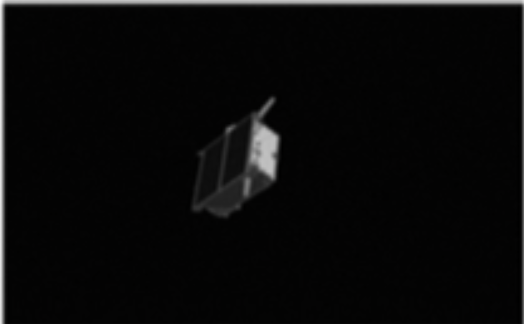
#> input picture assets/crop1.png, 524 x 324 px; its folder holds only this picture in this run
$ python mask.py
#> lines starting #> are read from the running program, lines starting #| are printed output that depends on the picture; after the words box and inside, x2 and y2 are one past the last pixel; in counts of white or black regions, pixels touching at a corner belong together
#> in process_image, img is the input picture: shape (324, 524, 3); mean B, G, R 9.5, 9.5, 9.5
import cv2
import numpy as np
from pathlib import Path


def segment_contour(img):
    gray = cv2.cvtColor(img, cv2.COLOR_BGR2GRAY)

    blurred = cv2.GaussianBlur(gray, (5, 5), 0)
    _, binary = cv2.threshold(blurred, 30, 255, cv2.THRESH_BINARY)
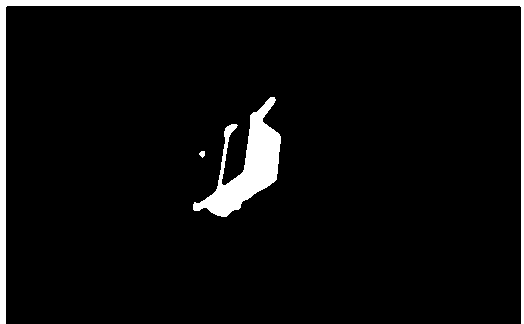
#> binary: shape (324, 524); 5.9% white; 3 white regions, box (x1, y1, x2, y2) and area: (0, 0, 524, 324) 6008, (193, 97, 281, 217) 3897, (199, 151, 205, 158) 30

    kernel = np.ones((3, 3), np.uint8)
    binary = cv2.morphologyEx(binary, cv2.MORPH_CLOSE, kernel, iterations=3)
#> binary: shape (324, 524); 5.9% white; 3 white regions, box (x1, y1, x2, y2) and area: (0, 0, 524, 324) 6008, (193, 97, 281, 217) 3933, (199, 151, 205, 158) 30
    binary = cv2.morphologyEx(binary, cv2.MORPH_OPEN, kernel, iterations=2)
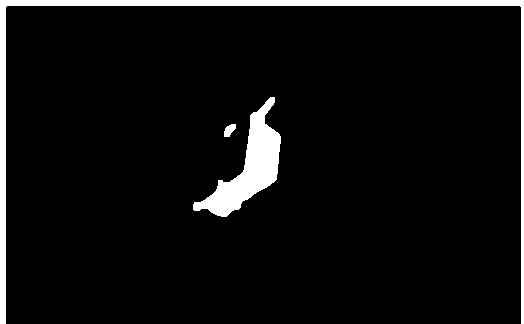
#> binary: shape (324, 524); 5.8% white; 3 white regions

    contours, _ = cv2.findContours(
        binary, cv2.RETR_EXTERNAL, cv2.CHAIN_APPROX_SIMPLE)
#> contours = 3 contours; box (x1, y1, x2, y2) and area: (0, 0, 524, 324) 4845, (193, 97, 281, 217) 3498, (224, 124, 236, 137) 86

    mask = np.zeros(img.shape[:2], dtype=np.uint8)
    if contours:
        largest = max(contours, key=cv2.contourArea)
#> largest = contour of 10 points, box (x1, y1, x2, y2) (0, 0, 524, 324), area 4845
        cv2.drawContours(mask, [largest], -1, 255, -1)
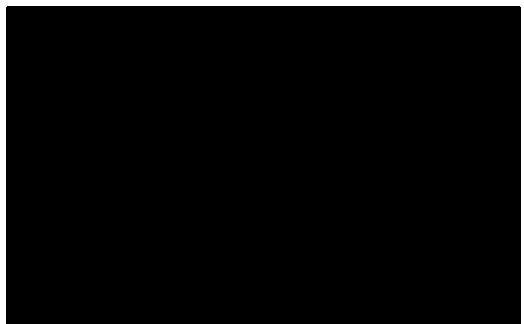
#> mask: shape (324, 524); 3.5% white; 1 white region, box (x1, y1, x2, y2) and area: (0, 0, 524, 324) 6008

    return mask


def apply_mask(img, mask):
    result = cv2.bitwise_and(img, img, mask=mask)
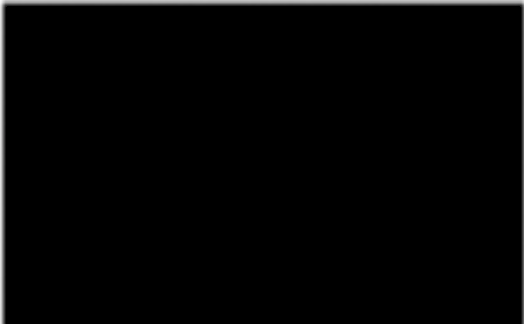
#> result: shape (324, 524, 3); mean B, G, R 4.2, 4.2, 4.2
    bg = np.ones_like(img) * 0
    mask_3ch = cv2.cvtColor(mask, cv2.COLOR_GRAY2BGR) / 255.0
    return (bg * (1 - mask_3ch) + result * mask_3ch).astype(np.uint8)


def process_image(input_path, output_path):
    img = cv2.imread(str(input_path))
    mask = segment_contour(img)
    result = apply_mask(img, mask)
    cv2.imwrite(str(output_path), result)
    return result, mask


def main():
    assets = Path("assets")
    output = Path("output")
    output.mkdir(exist_ok=True)

    # images to mask
    images = list(assets.glob("crop*")) + list(assets.glob("t2.*"))

    for img_path in sorted(images):
        out_path = output / f"{img_path.stem}_contour.png"
        result, mask = process_image(img_path, out_path)
        print(f"{img_path.name} -> {out_path.name}")


if __name__ == "__main__":
    main()

$ run again, on assets/crop4.png
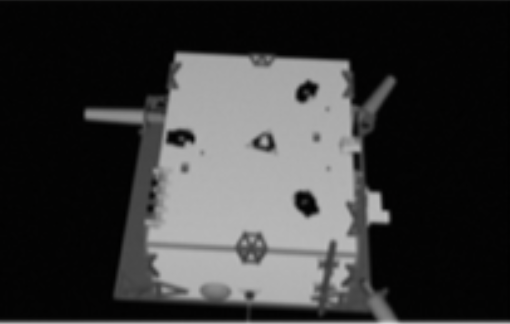
#> input picture assets/crop4.png, 510 x 324 px
#> in process_image, img is the input picture: shape (324, 510, 3); mean B, G, R 56, 56, 56
#> in segment_contour, `binary = cv2.morphologyEx(binary, cv2.MORPH_CLOSE, kernel, iterations=3)`:
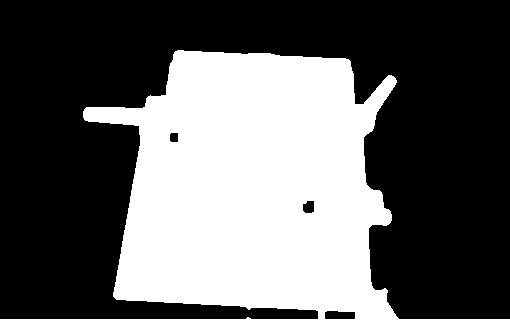
#> binary: shape (324, 510); 38.3% white; 1 white region, box (x1, y1, x2, y2) and area: (0, 50, 510, 324) 63350
#> contours = 1 contour; box (x1, y1, x2, y2) and area: (0, 50, 510, 324) 62698
#> largest = contour of 279 points, box (x1, y1, x2, y2) (0, 50, 510, 324), area 62698
#> in segment_contour, `cv2.drawContours(mask, [largest], -1, 255, -1)`:
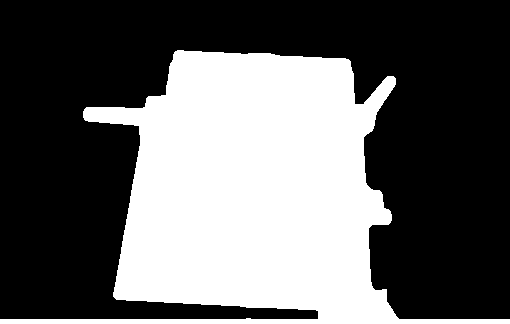
#> mask: shape (324, 510); 38.6% white; 1 white region, box (x1, y1, x2, y2) and area: (0, 50, 510, 324) 63732

$ run again, on assets/crop11.png
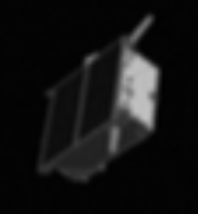
#> input picture assets/crop11.png, 198 x 214 px
#> in process_image, img is the input picture: shape (214, 198, 3); mean B, G, R 19.3, 19.3, 19.4
#> contours = 2 contours; box (x1, y1, x2, y2) and area: (39, 15, 161, 181) 7214, (49, 90, 56, 97) 34
#> largest = contour of 241 points, box (x1, y1, x2, y2) (39, 15, 161, 181), area 7214
#> mask: shape (214, 198); 17.7% white; 1 white region, box (x1, y1, x2, y2) and area: (39, 15, 161, 181) 7519
#> in apply_mask, `result = cv2.bitwise_and(img, img, mask=mask)`:
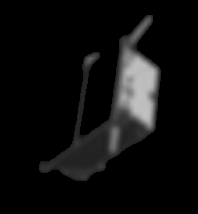
#> result: shape (214, 198, 3); mean B, G, R 14.6, 14.6, 14.6
